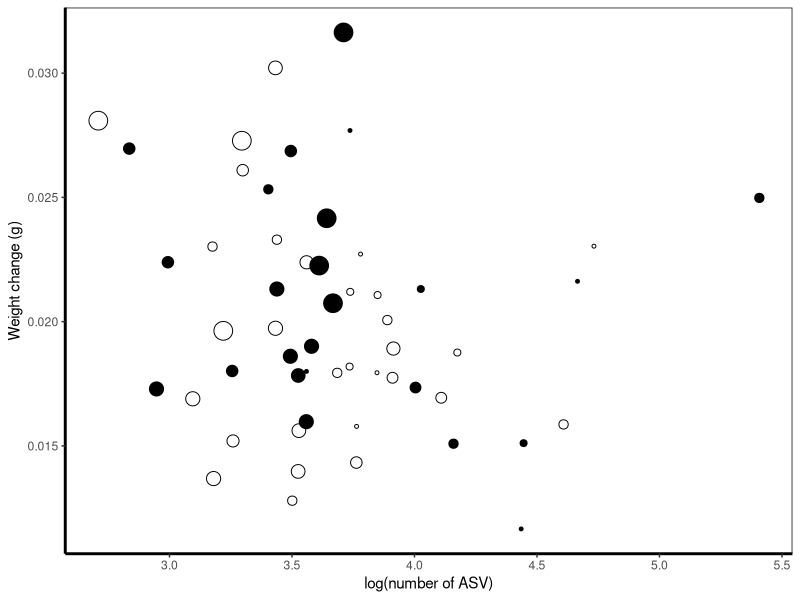

This figure's R source: (Note: this script raises an error after producing the figure.)
# Libraries
library(ggplot2)
library(vegan)
library(dplyr)
library(lme4)
library(nlme)
library(gridExtra)
library(car)

# original code in FunExp_BEFunctAnalysis_v2.Rmd

# Plot themes
## With legend
Theme=theme_classic(base_size=11, base_family="Helvetica") +
  theme(axis.line = element_line(size = 1, colour = "black", linetype = "solid")) +theme(plot.title = element_text(size = 12))
## Without legends
Theme2=Theme+ theme(legend.position="none") + theme(panel.border=element_rect(fill=NA))

ASVtable=read.table('input_data/ASVtable_FunExp12021-03-24.txt', header=TRUE)
TAXtable=read.table('input_data/TAXtable_FunExp12021-03-24.txt', header=TRUE)
meta.table=read.table('input_data/METAtable_FunExp12021-03-24_sampleNamesFIX.txt', header=TRUE)

div.table=read.table('input_data/MetaDiv_table_FunExp12021-03-30.txt', header=TRUE)
colnames(div.table)[2]='Treatment'

fun.table=read.table('input_data/FunExp_metadata.txt', header=TRUE)

# Merge diversity and functional data and make sure weeks are numeric
fundiv.table=left_join(fun.table, div.table)
fundiv.table$leaf_age_weeks2=as.numeric(fundiv.table$leaf_age_weeks)

# remove rows with no diversity data for BEF analyses
fundiv.table_BEF1=fundiv.table[-which(is.na(fundiv.table$SampleID)),]
fundiv.table_BEF=fundiv.table_BEF1[-which(fundiv.table_BEF1$W_Change==min(fundiv.table_BEF1$W_Change)),]

## Figure BEF main
# create lines for each treatment separately:
mod.TAI=lm(W_Change~(richness), data=fundiv.table_BEF[which(fundiv.table_BEF$treatment=='TAI'),])
mod.TAO=lm(W_Change~(richness), data=fundiv.table_BEF[which(fundiv.table_BEF$treatment=='TAO'),])

BEFmain_fig= ggplot(fundiv.table_BEF, aes(log(richness), W_Change)) + geom_jitter(color='black',shape=21, aes(size=leaf_age_weeks, fill=treatment))+ Theme2 + xlab('log(number of ASV)') + ylab('Weight change (g)') + scale_fill_manual(values=c('black','white')) 
quartz(height=4, width=4.5)
plot(BEFmain_fig)
quartz.save('Fig_BEFmain.png', type='png', dpi=300)


### stats
# model selected out of options 
# (transformed-log, fixed factors: age, treatment, distributions: gaussian, gamma)
mod.rich.null=lm(W_Change~1, data=fundiv.table_BEF)
mod.rich.null.gamma=glm(W_Change~1, data=fundiv.table_BEF, family=Gamma(link='log'))
mod.rich7=glm(W_Change~(richness)*(leaf_age_weeks), data=fundiv.table_BEF, family=Gamma(link='log'))

# lowest AIC
AIC(mod.rich.null, mod.rich.null.gamma, mod.rich7)
# test against the null
Anova(mod.rich.null.gamma, mod.rich7)
# test the best model against the null
Anova(mod.rich7)


### evenness - for sup mat

# model selected was not significantly different than the null model.
mod.eve.null=lm(W_Change~1, data=fundiv.table_BEF)
mod.eve4=lm(W_Change~(evenness)*leaf_age_weeks, data=fundiv.table_BEF)
